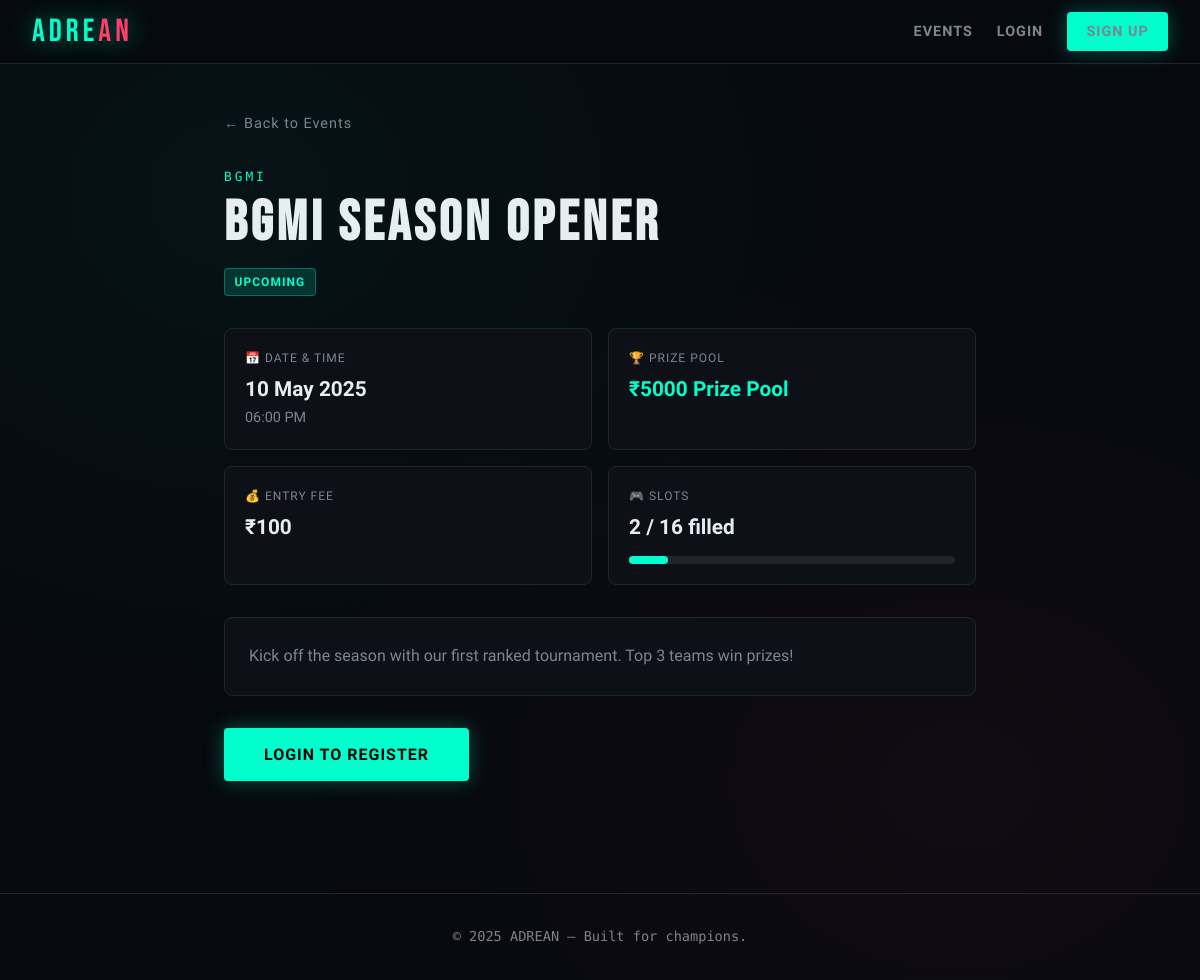
The page /events/1 on the database its author committed.
### app.py (models this page shows, shortened)
class Event(db.Model):
    id            = db.Column(db.Integer, primary_key=True)
    title         = db.Column(db.String(200), nullable=False)
    game          = db.Column(db.String(100), nullable=False)
    description   = db.Column(db.Text)
    event_date    = db.Column(db.DateTime, nullable=False)
    slots_total   = db.Column(db.Integer, default=16)
    entry_fee     = db.Column(db.Float,   default=0.0)
    prize_pool    = db.Column(db.String(200))
    status        = db.Column(db.String(20), default='upcoming')
    created_at    = db.Column(db.DateTime, default=datetime.utcnow)
    registrations = db.relationship('Registration', backref='event', lazy=True)
    @property
    def slots_filled(self):
        return Registration.query.filter_by(event_id=self.id, verified=True).count()

### app.py (the view)
@app.route('/events/<int:event_id>')
def event_detail(event_id):
    event = Event.query.get_or_404(event_id)
    already_registered = False
    if 'user_id' in session:
        already_registered = Registration.query.filter_by(
            user_id=session['user_id'], event_id=event_id).first() is not None
    return render_template('event_detail.html', event=event,
                           already_registered=already_registered)

### templates/event_detail.html (shortened to what this page needs)
{% extends 'base.html' %}
{% block content %}
<div class="detail-wrap">
  <a class="back-link" href="{{ url_for('events') }}">← Back to Events</a>
  <div class="detail-game">{{ event.game }}</div>
  <h1 class="detail-title">{{ event.title }}</h1>
  <span class="badge {% if event.status=='upcoming' %}badge-green{% elif event.status=='ongoing' %}badge-yellow{% else %}badge-red{% endif %}">{{ event.status }}</span>
  <div class="detail-grid mt-3">
    <div class="detail-item">
      <div class="detail-item-label">📅 Date & Time</div>
      <div class="detail-item-value">{{ event.event_date.strftime('%d %b %Y') }}</div>
      <div class="text-muted" style="font-size:0.9rem;">{{ event.event_date.strftime('%I:%M %p') }}</div>
    </div>
    <div class="detail-item">
      <div class="detail-item-label">🏆 Prize Pool</div>
      <div class="detail-item-value accent">{{ event.prize_pool or 'TBD' }}</div>
    </div>
    <div class="detail-item">
      <div class="detail-item-label">💰 Entry Fee</div>
      <div class="detail-item-value">₹{{ event.entry_fee|int }}</div>
    </div>
    <div class="detail-item">
      <div class="detail-item-label">🎮 Slots</div>
      <div class="detail-item-value">{{ event.slots_filled }} / {{ event.slots_total }} filled</div>
      {% set pct = (event.slots_filled / event.slots_total * 100)|int %}
      <div class="slot-bar">
        <div class="slot-fill {% if pct >= 100 %}full{% elif pct >= 70 %}warn{% endif %}" style="width:{{ pct }}%"></div>
      </div>
    </div>
  </div>
  {% if event.description %}
  <div class="desc-box">{{ event.description }}</div>
  {% endif %}
  {% if event.status == 'upcoming' %}
    {% if not session.get('user_id') %}
      <a href="{{ url_for('login') }}" class="btn btn-primary" style="padding:0.85rem 2.5rem;font-size:1rem;">Login to Register</a>
    {% elif already_registered %}
      <div class="badge badge-green" style="padding:0.75rem 1.5rem;font-size:1rem;">✅ You are registered for this event</div>
    {% elif event.slots_available <= 0 %}
      <div class="badge badge-red" style="padding:0.75rem 1.5rem;font-size:1rem;">🔒 Event Full</div>
    {% else %}
      <a href="{{ url_for('join_event', event_id=event.id) }}" class="btn btn-primary" style="padding:0.85rem 2.5rem;font-size:1rem;">Register Now →</a>
    {% endif %}
  {% endif %}
</div>
{% endblock %}

### templates/base.html (style rules this page uses)
:root { --bg: #070a0f; --surface: #0d1117; --surface2: #161b22; --border: #21262d; --accent: #00ffcc; --accent2: #ff3e6c; --accent3: #7b5ea7; --text: #e6edf3; --muted: #7d8590; --card: #0d1117; }
*, *::before, *::after { box-sizing: border-box; margin: 0; padding: 0; }
html { scroll-behavior: smooth; }
body { background: var(--bg); color: var(--text); font-family: 'Rajdhani', sans-serif; font-size: 16px; line-height: 1.6; min-height: 100vh; }
body::before { content: ''; position: fixed; inset: 0; background: radial-gradient(ellipse at 20% 20%, rgba(0,255,204,0.04) 0%, transparent 50%), radial-gradient(ellipse at 80% 80%, rgba(255,62,108,0.04) 0%, transparent 50%); pointer-events: none; z-index: 0; }
.btn { display: inline-flex; align-items: center; gap: 0.4rem; padding: 0.5rem 1.2rem; border: none; cursor: pointer; border-radius: 4px; font-family: 'Rajdhani', sans-serif; font-size: 0.9rem; font-weight: 700; letter-spacing: 1px; text-transform: uppercase; text-decoration: none; transition: all 0.2s; }
.btn-primary { background: var(--accent); color: #000; box-shadow: 0 0 20px rgba(0,255,204,0.3); }
.badge { display: inline-block; padding: 0.2rem 0.6rem; border-radius: 4px; font-size: 0.75rem; font-weight: 700; letter-spacing: 1px; text-transform: uppercase; }
.badge-green { background: rgba(0,255,204,0.15); color: var(--accent); border: 1px solid rgba(0,255,204,0.3); }
.text-muted { color: var(--muted); }
.mt-3 { margin-top: 1.5rem; }

### templates/event_detail.html (style rules this page uses)
.detail-wrap { max-width:800px; margin:0 auto; padding:3rem 1.5rem; }
.back-link { color:var(--muted); text-decoration:none; font-size:0.9rem; letter-spacing:1px; display:flex; align-items:center; gap:0.5rem; margin-bottom:2rem; }
.detail-game { font-family:'Share Tech Mono',monospace; font-size:0.8rem; color:var(--accent); letter-spacing:3px; text-transform:uppercase; margin-bottom:0.5rem; }
.detail-title { font-family:'Bebas Neue',sans-serif; font-size:3.5rem; letter-spacing:4px; line-height:1; margin-bottom:1rem; }
.detail-grid { display:grid; grid-template-columns:1fr 1fr; gap:1rem; margin:2rem 0; }
.detail-item { background:var(--surface); border:1px solid var(--border); border-radius:8px; padding:1.25rem; }
.detail-item-label { font-size:0.75rem; text-transform:uppercase; letter-spacing:1px; color:var(--muted); margin-bottom:0.3rem; }
.detail-item-value { font-size:1.3rem; font-weight:700; color:var(--text); }
.detail-item-value.accent { color:var(--accent); }
.slot-bar { width:100%; height:8px; background:var(--border); border-radius:4px; margin-top:0.75rem; }
.slot-fill { height:100%; background:var(--accent); border-radius:4px; }
.desc-box { background:var(--surface); border:1px solid var(--border); border-radius:8px; padding:1.5rem; margin-bottom:2rem; color:var(--muted); line-height:1.8; }

### rows shown on the page
Event: game "BGMI", title "BGMI Season Opener", status "UPCOMING", event_date "10 May 2025", event_date "06:00 PM", prize_pool "₹5000 Prize Pool", entry_fee "100", slots_total "16", description "Kick off the season with our first ranked tournament. Top 3 teams win prizes!"

### other values the page prints
{{ event.slots_filled }} "2"
{{ now.year if now else 2025 }} "2025"
